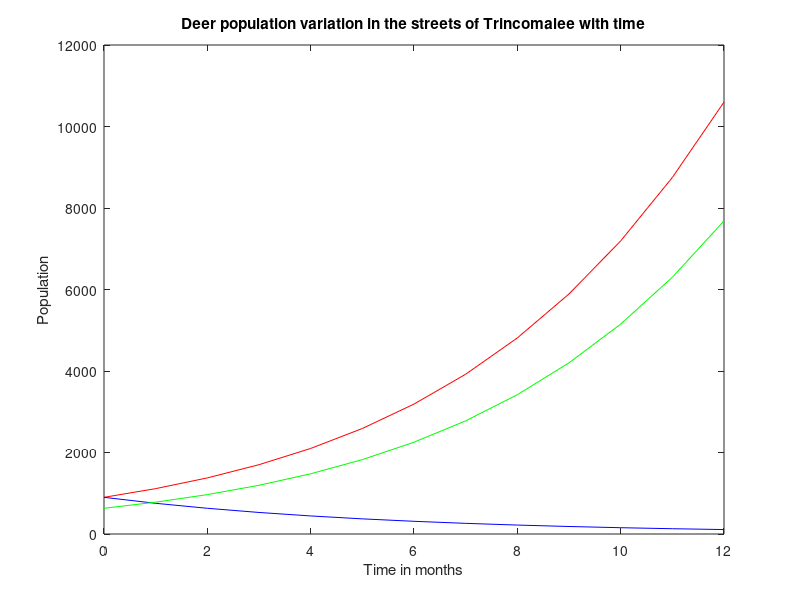

The MATLAB script that drew this image:


clear all; close all; clc;


#a) Calculate the carrying capacity
K = 27*2727

#b)
P0 = 900
r = 0.24

for i = 1:12
  P(1) = P0;
  P(i+1) = P(i) + r*P(i)*(1-(P(i)/K));
  t(1) = 0;

  t(i+1) = i;
end

plot(t,P,'r-')
xlabel("Time in months")
ylabel("Population")
title("Deer population variation in the streets of Trincomalee with time")
hold on;

#c
h = 0.4
for i = 1:12
  P1(1) = P0;
  t(1) = 0;
  P1(i+1) = P1(i) + r*P1(i)*(1-(P1(i)/K)) - h*P1(i);
  t(i+1) = i;
end

plot(t,P1,'b-')
hold on;

#d
for i = 1:12
  P3(1) = P1(3); # at the beginning of the hunting season
  t(1) = 0;
  P3(i+1) = P3(i) + r*P3(i)*(1-(P3(i)/K))
  t(i+1) = i;
end

plot(t,P3,'g-');

# Based on the values plotted in the command window
# Population by end of August 2024 =
# 5 th Data point for P3 ( starting from end of April)
# Answer = 1477.79
